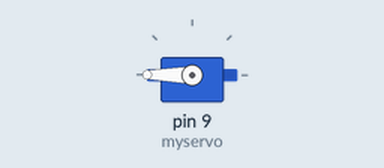
Recording of a sketch running on a simulated Arduino Uno, built with avr-gcc and run on an emulated ATmega328P. Shown: servo. What the sketch prints to the serial monitor is not drawn.

Above: at 0.05 s.
Timing chart, 0 to 4.6 s (numbered marks = the images above):
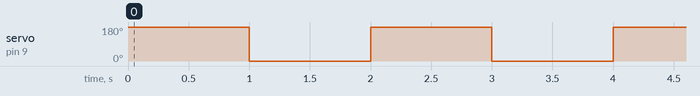

The sketch:

servotest.ino
```cpp
#include <Servo.h>

Servo myservo;
bool moleUp = false;
bool moleDown = false;

void setup() {
  myservo.write(0);
  myservo.attach(9);
  moleDown = true;
  Serial.begin(9600);
}

void loop() {
  if(!moleUp) {
    Serial.println("Going to 180");
    myservo.write(180);
    moleUp = true;
    moleDown = false;
    delay(1000);
  }


  if(!moleDown) {
    Serial.println("Going to 0");
    myservo.write(0);
    moleDown = true;
    moleUp = false;
    delay(1000);
  }


}
```

Measured:
- by itself, servo on pin 9 (myservo): alternates 180° for 1.0 s and 0° for 1.0 s
